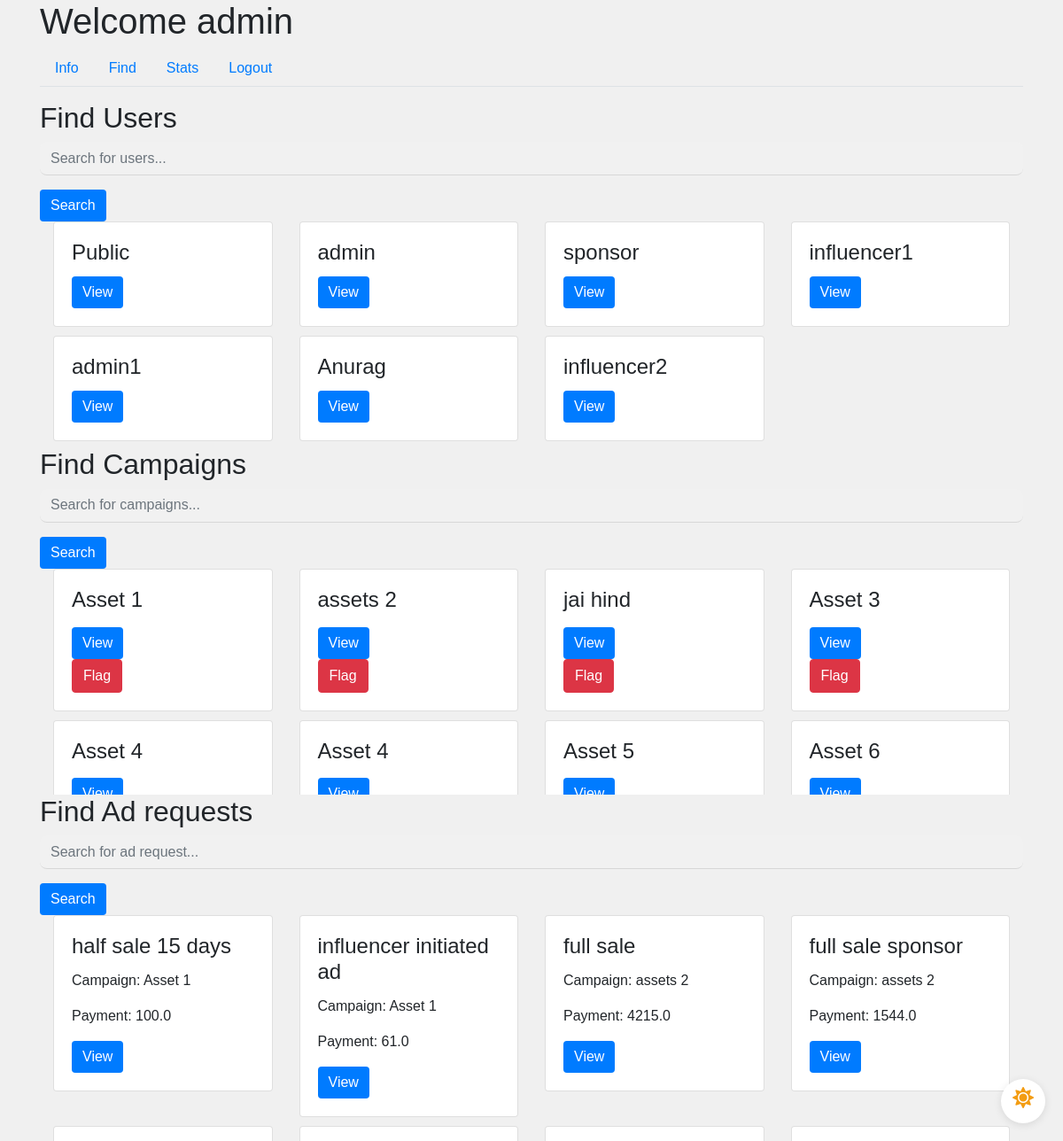
Before: /admin/find (signed in) with the older database file.
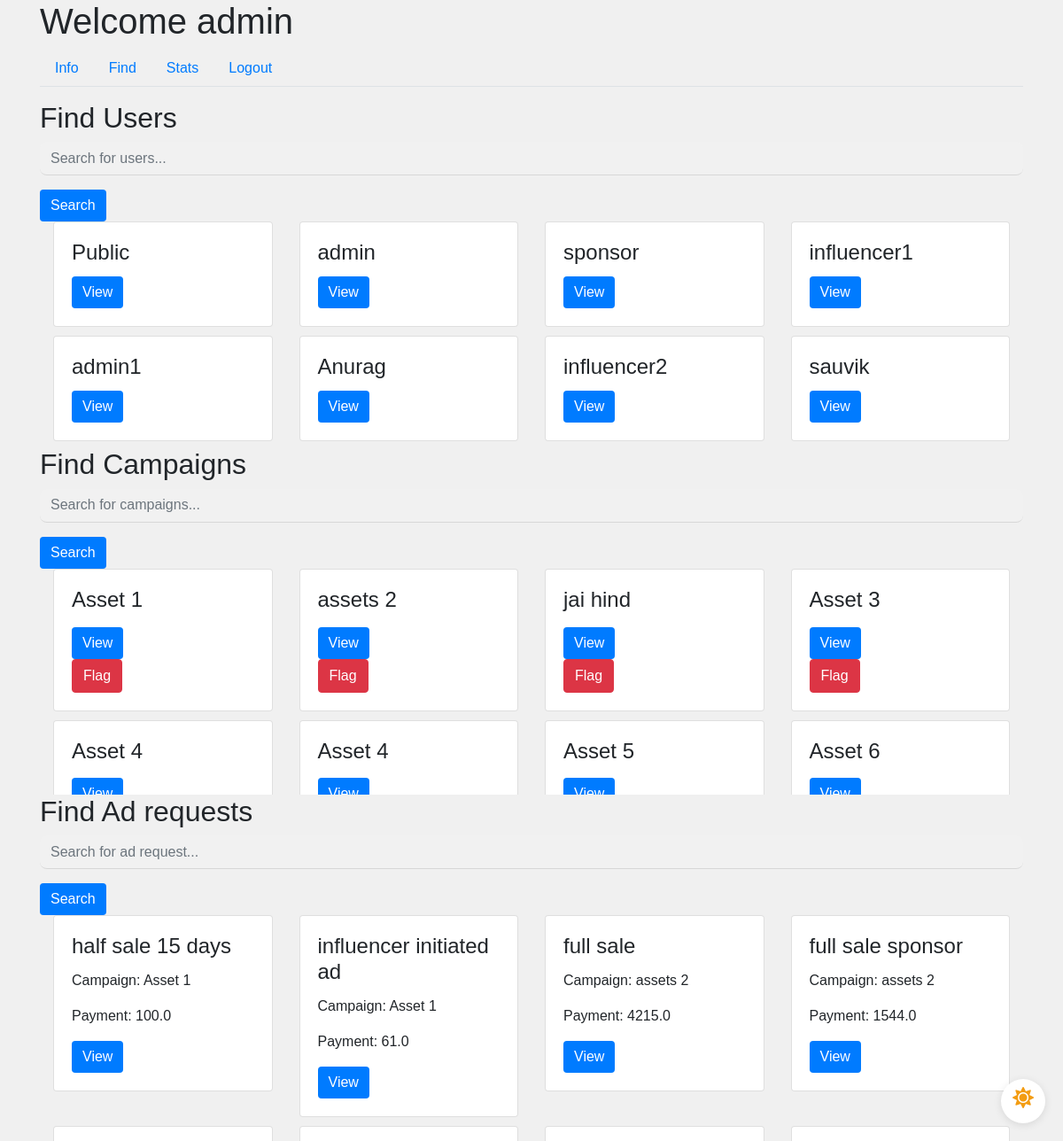
After: the same page with the newer database file.
### app/models.py (models this page shows, shortened)
class User(UserMixin, db.Model):
    id = db.Column(db.Integer, primary_key=True)
    username = db.Column(db.String(64), unique=True, nullable=False)
    email = db.Column(db.String(120), unique=True, nullable=False)
    password_hash = db.Column(db.String(128), nullable=False)
    role = db.Column(db.String(20), nullable=False)
    industry = db.Column(db.String(120))  # For Sponsors
    platforms = db.Column(db.Text)  # For Influencers
    category = db.Column(db.String(120))  # For Influencers
    niche = db.Column(db.String(120))  # For Influencers
    profile_pic = db.Column(db.String(20), nullable=False, default='download.png')
    flag = db.Column(db.Boolean, default=False, nullable=False)  # Add flag column

class Campaign(db.Model):
    id = db.Column(db.Integer, primary_key=True)
    name = db.Column(db.String(100), nullable=False)
    description = db.Column(db.Text, nullable=False)
    budget = db.Column(db.Float, nullable=False)
    visibility = db.Column(db.String(10), nullable=False)  # 'public', 'private'
    start_date = db.Column(db.Date, nullable=False)
    end_date = db.Column(db.Date, nullable=False)
    user_id = db.Column(db.Integer, db.ForeignKey('user.id'), nullable=False)
    ad_requests = db.relationship('AdRequest', backref='campaign', lazy=True)
    flag = db.Column(db.Boolean, default=False, nullable=False)  # Add flag column

class AdRequest(db.Model):
    id = db.Column(db.Integer, primary_key=True)
    campaign_id = db.Column(db.Integer, db.ForeignKey('campaign.id'), nullable=False)
    influencer_id = db.Column(db.Integer, db.ForeignKey('user.id'), nullable=False)
    requirements = db.Column(db.Text, nullable=False)
    payment_amount = db.Column(db.Float, nullable=False)
    status_influencer = db.Column(db.String(10), nullable=False)
    status_sponsor = db.Column(db.String(10), nullable=False)

### app/routes.py (the view)
@main.route('/admin/find')
@login_required
def admin_find():
    if current_user.role == 'admin':
        campaigns = Campaign.query.all()
        ad_requests = AdRequest.query.all()
        search_query1 = request.args.get('search-user','')
        if search_query1:
            users = User.query.filter(User.username.ilike(f"%{search_query1}%"))
        else:
            users = User.query.all()
        search_query2 = request.args.get('search-campaign','')
        if search_query2:
            campaigns = Campaign.query.filter(Campaign.name.ilike(f'%{search_query2}%'))
        else:
            campaigns = Campaign.query.all()
        search_query3 = request.args.get('search-adrequest','')
        if search_query3:
            ad_requests = AdRequest.query.filter(AdRequest.requirements.ilike(f'%{search_query3}%'))
        else:
            ad_requests = AdRequest.query.all()
        return render_template('admin_find.html', users=users, campaigns=campaigns, ad_requests=ad_requests)

### app/models.py (called while the page is built)
@login_manager.user_loader
def load_user(user_id):
    return User.query.get(int(user_id))

### app/templates/admin_find.html (shortened to what this page needs)
{% extends "admin_dashboard.html" %}
{% block tab_content %}
<h2>Find Users</h2>
<form method="GET" action="{{ url_for('main.admin_find') }}">
    <div class="form-group">
        <input type="text" name="search-user" class="form-control" placeholder="Search for users...">
    </div>
    <button type="submit" class="btn btn-primary">Search</button>
</form>
<div class="scrollable-container">
    <div class="row-container">
        {% for user in users %}
        <div class="col-md-3">
            <div class="request-box card">
                <div class="card-body">
                    <h4 class="card-title">{{ user.username }}</h4>
                    {% if user.role == 'influencer' %}
                    <button class="btn btn-primary" data-toggle="modal" data-target="#influencerModal" data-id="{{ user.id }}">View</button>
                    {% elif user.role == 'admin' %}
                    <button class="btn btn-primary" data-toggle="modal" data-target="#adminModal" data-id="{{ user.id }}">View</button>
                    {% elif user.role == 'sponsor' %}
                    <button class="btn btn-primary" data-toggle="modal" data-target="#sponsorModal" data-id="{{ user.id }}">View</button>
                    {% else %}
                    <p> Sorry user type mismatch </p>
                    {% endif %}
                </div>
            </div>
        </div>
        {% endfor %}
    </div>
</div>
<h2>Find Campaigns</h2>
<form method="GET" action="{{ url_for('main.admin_find') }}">
    <div class="form-group">
        <input type="text" name="search-campaign" class="form-control" placeholder="Search for campaigns...">
    </div>
    <button type="submit" class="btn btn-primary">Search</button>
</form>
<div class="scrollable-container">
    <div class="row-container">
        {% for campaign in campaigns %}
        <div class="col-md-3">
            <div class="request-box card">
                <div class="card-body">
                    <h4 class="card-title">{{ campaign.name }}</h4>
                    {% if campaign.flag == 0 %}
                    <button class="btn btn-primary" data-toggle="modal" data-target="#campaignModal" data-id="{{ campaign.id }}">View</button>
                        <form method="POST" action="{{ url_for('main.flag_campaign', id=campaign.id) }}">
                            <button type="submit" class="btn btn-danger">Flag</button>
                        </form>
                    {% endif %}
                </div>
            </div>
        </div>
        {% endfor %}
    </div>
</div>
<h2>Find Ad requests</h2>
<form method="GET" action="{{ url_for('main.admin_find') }}">
    <div class="form-group">
        <input type="text" name="search-adrequest" class="form-control" placeholder="Search for ad request...">
    </div>
    <button type="submit" class="btn btn-primary">Search</button>
</form>
<div class="scrollable-container">
    <div class="row-container">
        {% for request in ad_requests %}
        <div class="col-md-3">
            <div class="request-box card">
                <div class="card-body">
                    <h4 class="card-title">{{ request.requirements }}</h4>
                    <p class="card-text">Campaign: {{ request.campaign.name }}</p>
                    <p class="card-text">Payment: {{ request.payment_amount }}</p>
                    <button class="btn btn-primary" data-toggle="modal" data-target="#adRequestModal" data-id="{{ request.id }}">View</button>
                </div>
            </div>
        </div>
        {% endfor %}
    </div>
</div>
{% endblock %}

### app/templates/admin_dashboard.html (shortened to what this page needs)
{% extends "base.html" %}
{% block content %}
<div class="dark-mode-toggle">
    <label for="darkSwitch" class="toggle-label">
        <i class="fas fa-sun light-mode-icon"></i>
    </label>
</div>
<h1>Welcome {{ current_user.username }}</h1>
<ul class="nav nav-tabs">
    <li class="nav-item">
        <a class="nav-link" href="{{ url_for('main.admin_info') }}">Info</a>
    </li>
    <li class="nav-item">
        <a class="nav-link" href="{{ url_for('main.admin_find') }}">Find</a>
    </li>
    <li class="nav-item">
        <a class="nav-link" href="{{ url_for('main.admin_stats') }}">Stats</a>
    </li>
    <li class="nav-item">
        <a class="nav-link" href="{{ url_for('main.logout') }}">Logout</a>
    </li>
</ul>
<div class="tab-content mt-3">
    {% block tab_content %}{% endblock %}
</div>
{% endblock %}

Changed rows visible on the page:
added User: username "sauvik"
